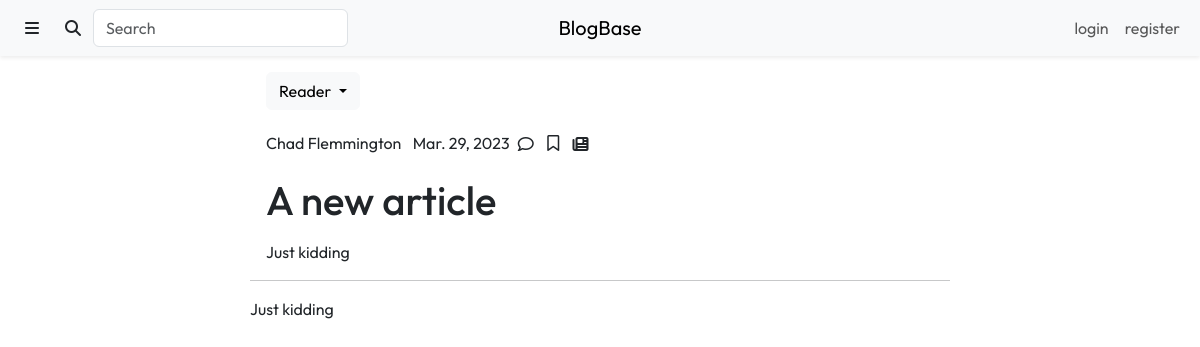
The page /content/article.php?id=21 on the database its author committed.
### tables this page shows
CREATE TABLE `Articles` (
  `article_id` int(11) NOT NULL,
  `author_id` int(11) NOT NULL,
  `title` varchar(225) NOT NULL,
  `description` tinytext DEFAULT NULL,
  `lead_image` varchar(255) DEFAULT NULL,
  `content` longblob DEFAULT NULL,
  `submitted` tinyint(1) NOT NULL DEFAULT 0,
  `submit_date` date NOT NULL DEFAULT current_timestamp(),
  `approved` tinyint(1) NOT NULL DEFAULT 0,
  `click_number` int(11) NOT NULL DEFAULT 0
);

CREATE TABLE `Users` (
  `user_id` int(11) NOT NULL,
  `username` varchar(50) NOT NULL,
  `first_name` varchar(50) NOT NULL,
  `last_name` varchar(50) NOT NULL,
  `email` varchar(50) NOT NULL,
  `password` varchar(255) NOT NULL,
  `approved` tinyint(1) NOT NULL DEFAULT 0,
  `reader` tinyint(1) NOT NULL DEFAULT 1,
  `writer` tinyint(1) NOT NULL DEFAULT 0,
  `designer` tinyint(1) NOT NULL DEFAULT 0,
  `advertiser` tinyint(1) NOT NULL DEFAULT 0,
  `admin` tinyint(1) NOT NULL DEFAULT 0
);

### content/article.php (the view, shortened to what this page needs)
<?php
require_once "../include/connect.inc.php";
include_once "../include/user_info.inc.php";
$requested_id = $_GET['id'];
$article_query = "SELECT Articles.article_id, Articles.title, Articles.description,
                         Articles.content, UNIX_TIMESTAMP(Articles.submit_date) as submit_date,
                         Articles.approved, Articles.author_id, Users.first_name, Users.last_name
                  FROM Articles INNER JOIN Users ON Articles.author_id = Users.user_id
                  WHERE Articles.article_id = $requested_id";
$article_result = mysqli_query($con, $article_query);
$article_info = $article_result->fetch_assoc();
?>
<!DOCTYPE html>
<html lang="en">
    <head>
        <link rel="stylesheet" href="https://cdn.jsdelivr.net/npm/bootstrap@5.3.0-alpha1/dist/css/bootstrap.min.css">
        <link rel="stylesheet" href="https://cdnjs.cloudflare.com/ajax/libs/font-awesome/6.2.1/css/all.min.css">
        <link rel="stylesheet" href="./css/styles.css">
    </head>
    <body>
        <div class="header">
            <?php include "./views/header.php" ?>
        </div>
        <div class="col-10 col-lg-7 mx-auto mt-3">
            <div class="px-3" id="article-head">
                <ul class="list-inline">
                    <li class="list-inline-item dropdown">
                        <button onclick="role_options(roles_str)" class="btn btn-light dropdown-toggle" id="role-btn" type="button" data-bs-toggle="dropdown" aria-expanded="false">
                            Reader
                        </button>
                    </li>
                </ul>
                <ul class="list-inline">
                    <li class="list-inline-item align-middle">
                        <?php echo $article_info['first_name'] . " " . $article_info['last_name'] ?>
                    </li>
                    <li class="mx-0 list-inline-item align-middle">
                        <?php echo date("M. d, Y", $article_info['submit_date']) ?>
                    </li>
                    <?php if ($article_info['approved'] == true) { ?>
                        <li class="mx-0 list-inline-item align-middle">
                            <a class="btn p-1 fa-regular fa-comment text-reset text-decoration-none" data-bs-toggle="offcanvas" href="#offcanvas-comments" aria-controls="offcanvas-sidebar"> </a>
                        </li>
                        <li class="mx-0 list-inline-item align-middle">
                            <?php
                            if (isset($_SESSION['user_info'])) {
                                $saved_query = "SELECT article_id, user_id
                                                FROM SavedArticles
                                                WHERE user_id = '" . $user_info['user_id'] . "' AND article_id = '" . $article_info['article_id'] . "';";
                                $saved_result = mysqli_query($con, $saved_query); ?>
                                <button onclick="change_bookmark_icon(<?php echo $article_info['article_id'] ?>)" id="bookmark-<?php echo $article_info['article_id'] ?>" class="btn p-1">
                                    <?php if ($saved_result->num_rows == 1) { ?>
                                        <span id="bookmark-icon-<?php echo $article_info['article_id'] ?>" class="fa-solid fa-bookmark">
                                <?php } else { ?>
                                        <span id="bookmark-icon-<?php echo $article_info['article_id'] ?>" class="fa-regular fa-bookmark">
                                <?php } ?>
                                    </button>
                            <?php } else { ?>
                                    <a href="./login.php" id="bookmark" class="btn p-1">
                                        <span id="bookmark-icon" class="fa-regular fa-bookmark">
                                    </a>
                            <?php } ?>
                        </li>
                        <li class="mx-0 list-inline-item align-middle">
                            <i class="btn p-1 fa-solid fa-newspaper"></i>
                        </li>
                    <?php } ?>
                </ul>
                <h1 class="m-0"><?php echo $article_info['title']; ?></h1>
                <p><?php echo $article_info['description']; ?></p>
            </div>
            <hr>
            <div id="article-body">
                <?php echo $article_info['content']; ?>
            </div>
        </div>
    </body>
</html>

### content/views/header.php (shortened to what this page needs)
<?php
include_once "../include/user_info.inc.php";
?>
<nav class="navbar navbar-expand-md bg-light shadow-sm">
     <div class="container-fluid">
        <div class="collapse navbar-collapse order-1 order-md-0 col-4" id="navbar-collapsed-menu">
            <ul class="navbar-nav me-auto">
                <li class="nav-item">
                    <a class="btn d-md-block d-none " data-bs-toggle="offcanvas" href="#offcanvas-sidebar" role="button" aria-controls="offcanvas-sidebar">
                        <span class="fa-solid fa-bars"></span>
                    </a>
                </li>
                <li class="nav-item">
                    <form method="get" action="./search.php" class="input-group rounded">
                        <button class="btn input-group-text rounded" type="submit">
                            <i class="fa-solid fa-search"></i>
                        </button>
                        <input class="form-control rounded" name="query" type="search" placeholder="Search" aria-label="Search">
                    </form >
                </li>
            </ul>
        </div>
            <a class="navbar-brand col-4 mx-auto text-center order-0 order-md-1" href="./index.php">BlogBase</a>
        <div class="collapse navbar-collapse order-2 col-4" id="navbar-collapsed-menu">
            <ul class="navbar-nav ms-auto">
                <?php if ($user_info['reader'] == true) { ?>
                <li class="nav-item">
                    <a class="nav-link" href="./saved.php">saved</a>
                </li>
                <li class="nav-item">
                    <a class="nav-link" href="../include/logout.inc.php">logout</a>
                </li>
                <?php } else {?>
                <li class="nav-item">
                    <a class="nav-link" href="./login.php">login</a>
                </li>
                <li class="nav-item">
                    <a class="nav-link" href="./register.php">register</a>
                </li>
                <?php } ?>
            </ul>
        </div>
    </div>
</nav>

### content/css/styles.css (style rules this page uses)
* { font-family: 'Outfit', sans-serif; }

### rows shown on the page
articles: author.first_name "Chad", author.last_name "Flemmington", title "A new article", description "Just kidding", content "Just kidding"

### other values the page prints
date("M. d, Y", $article_info['submit_date']) "Mar. 29, 2023"
